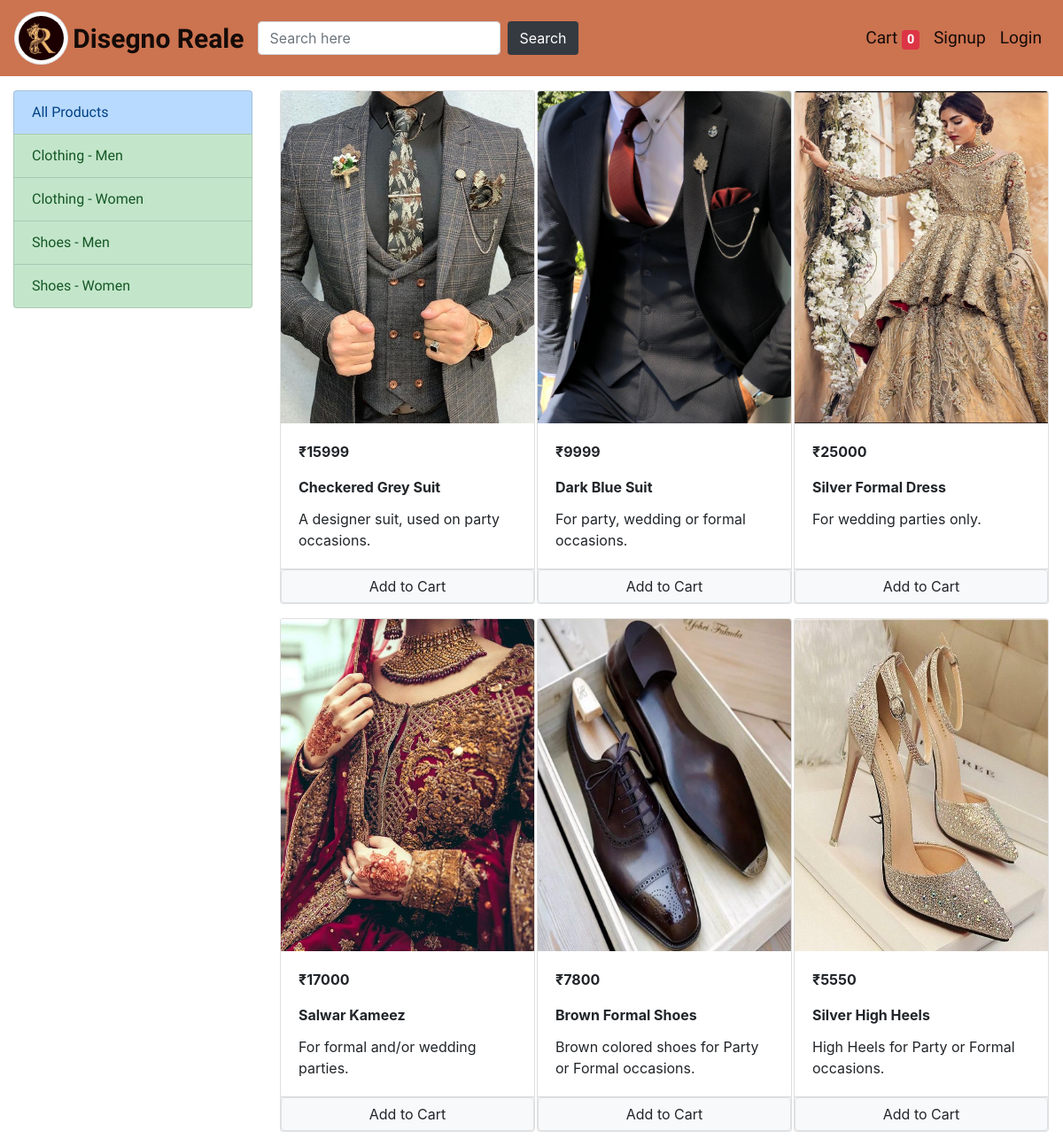
/, run on an earlier commit of the app's database.
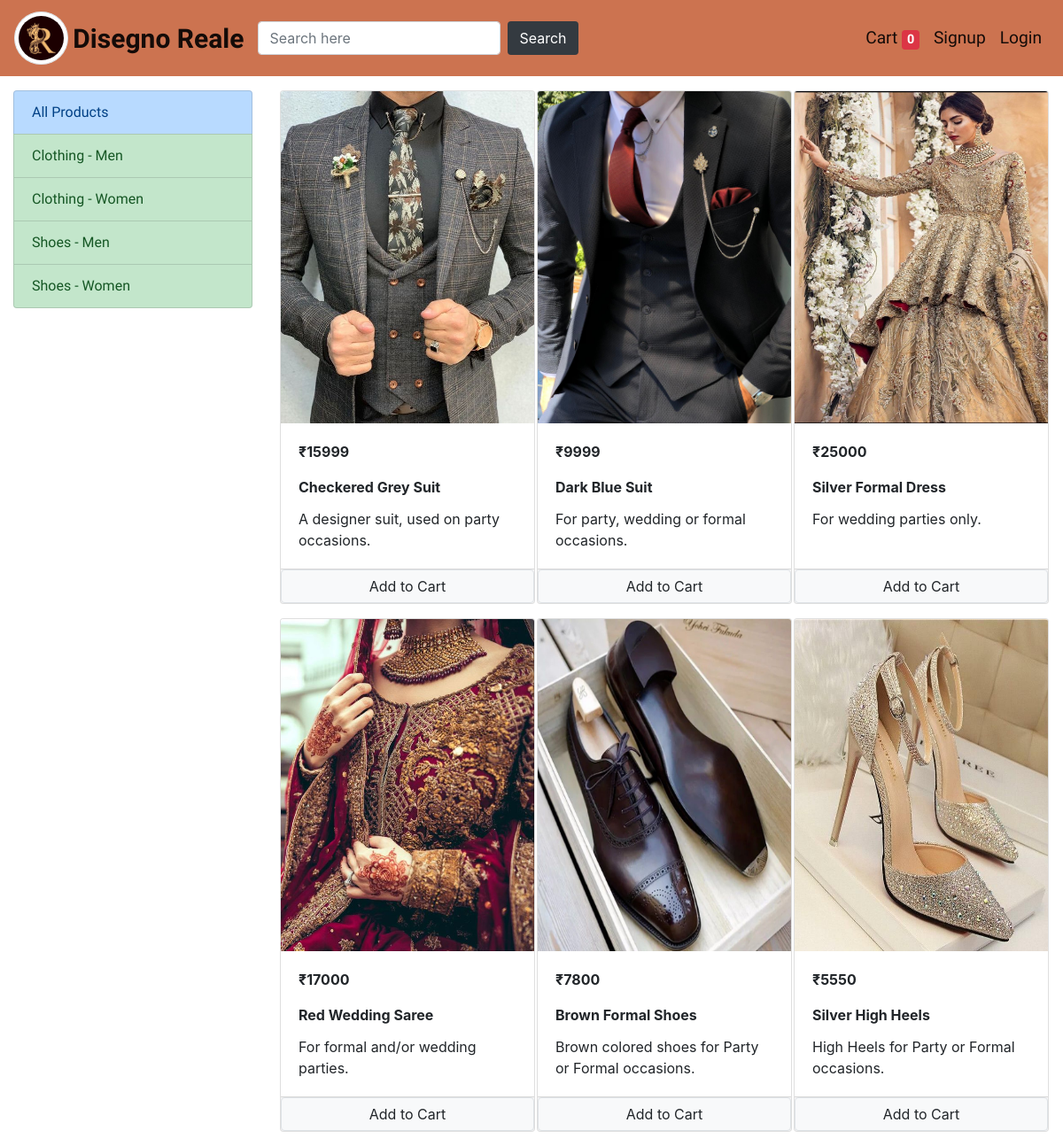
And on a later commit of the database.
### store/models/product.py (models this page shows, shortened)
class Product(models.Model):
    name = models.CharField(max_length=50)
    price = models.IntegerField(default=0)
    category = models.ForeignKey(Category, on_delete=models.CASCADE, default=1)
    description = models.CharField(max_length=200, default='', null=True, blank=True)
    image = models.ImageField(upload_to='uploads/products/')
    @staticmethod
    def get_all_products():
        return Product.objects.all()

### store/views/home.py (the view, shortened to what this page needs)
# urls.py: path('', Index.as_view(), name='homepage'),
class Index(View):
    def get(self, request):
        cart = request.session.get('cart')
        if not cart:
            request.session['cart'] = {}
        products = None
        categories = Category.get_all_categories()
        categoryId = request.GET.get('category')
        if categoryId:
            products = Product.get_all_products_by_categoryid(categoryId)
        else:
            products = Product.get_all_products()
        data = {}
        data['products'] = products
        data['categories'] = categories
        return render(request, 'index.html', data)

### store/models/category.py (called while the page is built)
    @staticmethod
    def get_all_categories():
        return Category.objects.all()

### store/templatetags/cart.py (called while the page is built)
@register.filter(name='is_in_cart')
def is_in_cart(product, cart):
    keys = cart.keys()
    for id in keys:
        if int(id)==product.id:
            return True
    return False

### store/templatetags/custom_filter.py (called while the page is built)
@register.filter(name='currency')
def currency(number):
    return '₹'+str(number)

### store/templates/index.html (shortened to what this page needs)
{% extends 'base.html' %}
{% block content %}
{% load cart %}
{% load custom_filter %}
<div class="container-fluid mt-3">
    <div class="row">
        <div class="col-lg-3 mx-auto">
            <div class="list-group">
                <a href="/" class="list-group-item list-group-item-action list-group-item-primary side-bar">All
                    Products</a>
                {% for category in categories %}
                <a href="/?category={{ category.id }}"
                    class="list-group-item list-group-item-action list-group-item-success side-bar">{{ category.name }}</a>
                {% endfor %}
            </div>
        </div>
        <div id="products" class="col-lg-9 mx-auto">
            <div class="row mx-auto">
                {% for product in products %}
                <div class="card mx-auto mb-3" id="{{product.id}}" style="width: 18rem;">
                    <img class="card-img-top img-fluid image-render" style="height: 375px;"
                        src="{{ product.image.url }}" alt="Card image cap">
                    <div class="card-body">
                        <p class="card-text"><b>{{ product.price|currency }}</b></p>
                        <p class="card-title"><b>{{ product.name }}</b></p>
                        <p class="card-text">{{ product.description }}</p>
                    </div>
                    <div class="card-footer p-0 no-gutters">
                        {% if product|is_in_cart:request.session.cart %}
                        <div class="row no-gutters">
                            <form action="/#{{ product.id }}" class="col-2" method="post">
                                {% csrf_token %}
                                <input hidden type="text" name="product" value="{{ product.id }}">
                                <input hidden type="text" name="remove" value="True">
                                <input type="submit" value="-" class="btn btn-block btn-secondary">
                            </form>
                            <div class="text-center col">
                                {{ product|cart_quantity:request.session.cart }} in Cart
                            </div>
                            <form action="/#{{ product.id }}" class="col-2" method="post">
                                {% csrf_token %}
                                <input hidden type="text" name="product" value="{{ product.id }}">
                                <input type="submit" value="+" class="btn btn-block btn-secondary">
                            </form>
                        </div>
                        {% else %}
                        <form action="/#{{ product.id }}" method="post" class="btn-block">
                            <input value="Add to Cart" type="submit"
                                class="float-right btn btn-light border form-control">
                        </form>
                        {% endif %}
                    </div>
                </div>
                {% endfor %}
            </div>
        </div>
    </div>
</div>
{% endblock %}

What changed in the data, as far as the page shows it:
changed Product "For formal and/or wedding parties.": name "Salwar Kameez" → "Red Wedding Saree"
